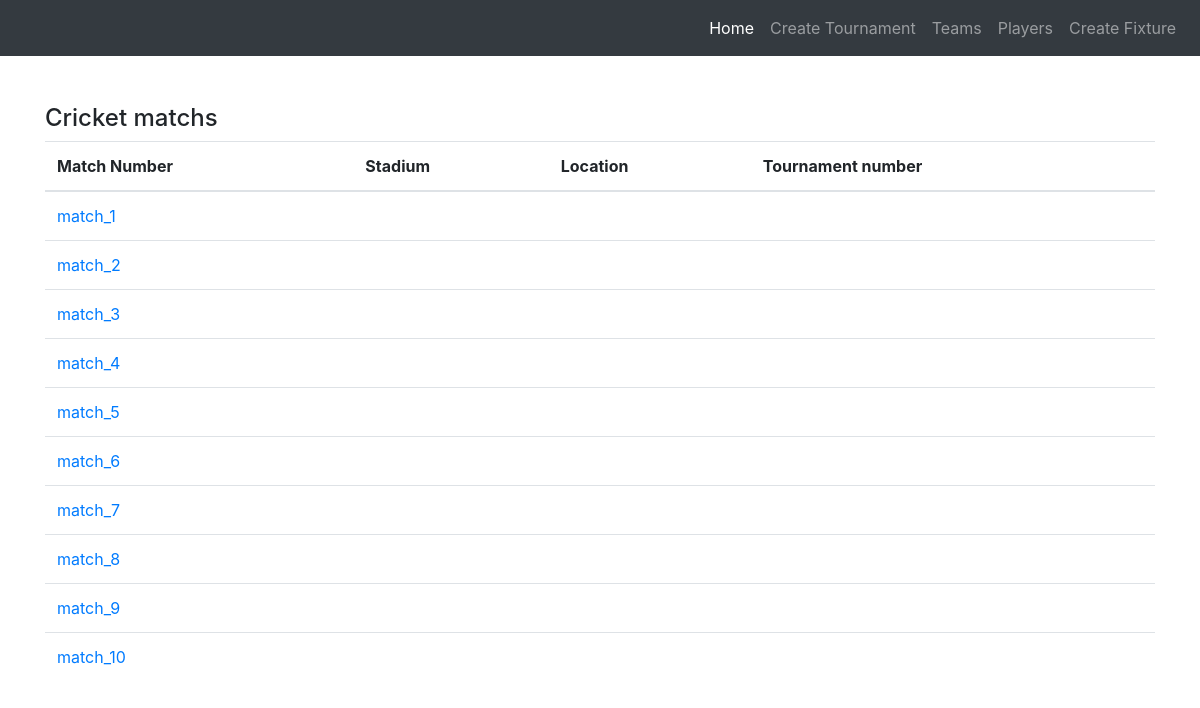
Screenshot of /matches with the database file from the repository.
### cricapp/models.py (models this page shows)
class Match(models.Model):
    team1 = models.ForeignKey(
        Team, on_delete=models.CASCADE, related_name='team1')
    team2 = models.ForeignKey(
        Team, on_delete=models.CASCADE, related_name='team2')
    match_number = models.CharField(max_length=128)
    level = models.CharField(max_length=100, blank=True, null=True)
    tournament_id = models.CharField(max_length=255)
    team_winner = models.ForeignKey(
        Team, on_delete=models.CASCADE, related_name='team_winner', blank=True, null=True)
    location = models.CharField(max_length=128)
    stadium = models.CharField(max_length=128)
    created_at = models.DateTimeField(auto_now_add=True, editable=False)
    modified_at = models.DateTimeField(auto_now=True, editable=False)
    class Meta:
        verbose_name_plural = "Matches"

### cricapp/views.py (the view)
def matches(request):
    context = {'match_list': Match.objects.all()}
    return render(request, 'matches/list.html', context)

### cricapp/templates/matches/list.html (shortened to what this page needs)
{% extends 'base.html' %} {% block content %}
<h4>Cricket matchs</h4>
 {% if match_list %}
<table class="table table-hover">
  <thead>
    <tr>
      <th scope="col">Match Number</th>
      <th scope="col">Stadium</th>
      <th scope="col">Location</th>
      <th scope="col">Tournament number</th>
    </tr>
  </thead>
  <tbody>
    {% for match in match_list %}
    <tr>
      <td>
        <a href="{{ match.id }}/">{{ match.match_number }}</a>
      </td>
      <td>{{ match.match_stadium }}</td>
      <td>{{ match.match_location }}</td>
      <td>{{ match.match_tournament }}</td>
    </tr>
    {% endfor %}
  </tbody>
</table>
{% else %}
<p>No Match exist.</p>
{% endif %} {% endblock content %}

### rows the page displays
Match: match_number "match_1"
Match: match_number "match_2"
Match: match_number "match_3"
Match: match_number "match_4"
Match: match_number "match_5"
Match: match_number "match_6"
Match: match_number "match_7"
Match: match_number "match_8"
Match: match_number "match_9"
Match: match_number "match_10"
